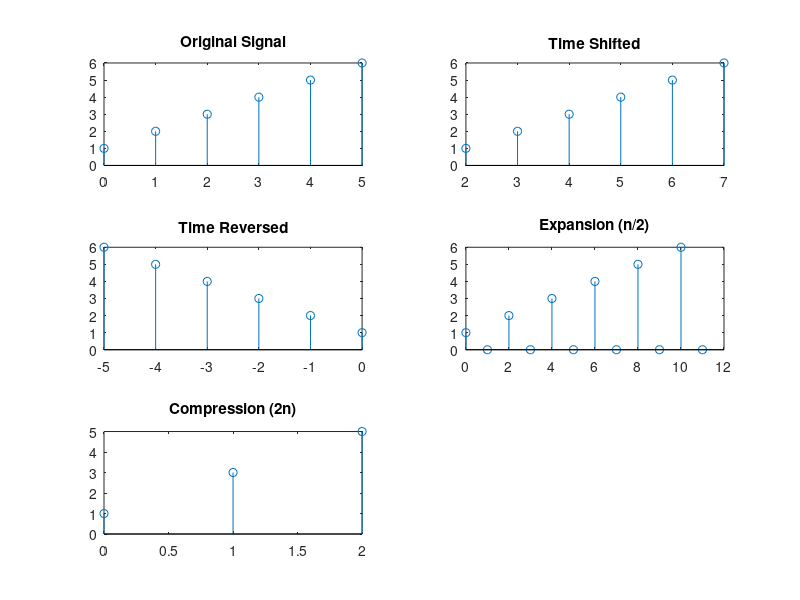

MATLAB code for this plot:
clc; clear; close all;

x = [1 2 3 4 5 6];
n = 0:length(x)-1;

n_shift = n + 2;
x_shift = x;

x_rev = fliplr(x);     % reverse signal
n_rev = -fliplr(n);    % reverse index

a = 2
x_exp = zeros(1, a*length(x)); % create empty array
x_exp(1:a:end) = x;            % insert values at odd positions
n_exp = 0:length(x_exp)-1;

x_comp = x(1:a:end);           % take every 2nd sample
n_comp = 0:length(x_comp)-1;


figure;

subplot(3,2,1);
stem(n,x);
title('Original Signal');

subplot(3,2,2);
stem(n_shift,x_shift);
title('Time Shifted');

subplot(3,2,3);
stem(n_rev,x_rev);
title('Time Reversed');

subplot(3,2,4);
stem(n_exp,x_exp);
title(['Expansion (n/', num2str(a),')']);

subplot(3,2,5);
stem(n_comp,x_comp);
title(['Compression (', num2str(a), 'n)']);
